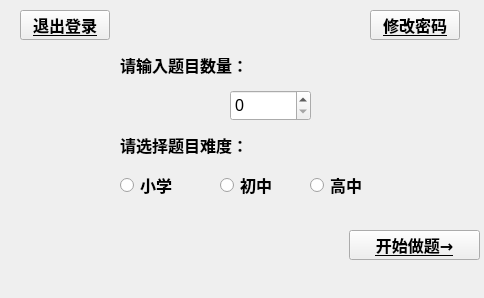
<?xml version="1.0" encoding="UTF-8"?>
<ui version="4.0">
 <class>chooseForm</class>
 <widget class="QWidget" name="chooseForm">
  <property name="geometry">
   <rect>
    <x>0</x>
    <y>0</y>
    <width>484</width>
    <height>298</height>
   </rect>
  </property>
  <property name="acceptDrops">
   <bool>false</bool>
  </property>
  <property name="windowTitle">
   <string>题题会</string>
  </property>
  <widget class="QPushButton" name="backButton">
   <property name="geometry">
    <rect>
     <x>20</x>
     <y>10</y>
     <width>90</width>
     <height>30</height>
    </rect>
   </property>
   <property name="font">
    <font>
     <family>黑体</family>
     <pointsize>12</pointsize>
     <weight>75</weight>
     <bold>true</bold>
     <underline>true</underline>
    </font>
   </property>
   <property name="cursor">
    <cursorShape>PointingHandCursor</cursorShape>
   </property>
   <property name="styleSheet">
    <string notr="true">border-image: url(:/button/button.png);</string>
   </property>
   <property name="text">
    <string>退出登录</string>
   </property>
  </widget>
  <widget class="QPushButton" name="startButton">
   <property name="geometry">
    <rect>
     <x>349</x>
     <y>230</y>
     <width>131</width>
     <height>30</height>
    </rect>
   </property>
   <property name="font">
    <font>
     <family>黑体</family>
     <pointsize>12</pointsize>
     <weight>75</weight>
     <bold>true</bold>
     <underline>true</underline>
    </font>
   </property>
   <property name="cursor">
    <cursorShape>PointingHandCursor</cursorShape>
   </property>
   <property name="styleSheet">
    <string notr="true">border-image: url(:/button/button.png);</string>
   </property>
   <property name="text">
    <string>开始做题→</string>
   </property>
  </widget>
  <widget class="QLabel" name="tipLabel">
   <property name="geometry">
    <rect>
     <x>120</x>
     <y>50</y>
     <width>160</width>
     <height>30</height>
    </rect>
   </property>
   <property name="font">
    <font>
     <family>黑体</family>
     <pointsize>12</pointsize>
     <weight>75</weight>
     <bold>true</bold>
    </font>
   </property>
   <property name="text">
    <string>请输入题目数量：</string>
   </property>
   <property name="alignment">
    <set>Qt::AlignLeading|Qt::AlignLeft|Qt::AlignVCenter</set>
   </property>
  </widget>
  <widget class="QRadioButton" name="primaryButton">
   <property name="geometry">
    <rect>
     <x>120</x>
     <y>170</y>
     <width>70</width>
     <height>30</height>
    </rect>
   </property>
   <property name="font">
    <font>
     <family>黑体</family>
     <pointsize>12</pointsize>
     <weight>75</weight>
     <bold>true</bold>
    </font>
   </property>
   <property name="text">
    <string>小学</string>
   </property>
  </widget>
  <widget class="QRadioButton" name="middleButton">
   <property name="geometry">
    <rect>
     <x>220</x>
     <y>170</y>
     <width>70</width>
     <height>30</height>
    </rect>
   </property>
   <property name="font">
    <font>
     <family>黑体</family>
     <pointsize>12</pointsize>
     <weight>75</weight>
     <bold>true</bold>
    </font>
   </property>
   <property name="text">
    <string>初中</string>
   </property>
  </widget>
  <widget class="QRadioButton" name="highButton">
   <property name="geometry">
    <rect>
     <x>310</x>
     <y>170</y>
     <width>70</width>
     <height>30</height>
    </rect>
   </property>
   <property name="font">
    <font>
     <family>黑体</family>
     <pointsize>12</pointsize>
     <weight>75</weight>
     <bold>true</bold>
    </font>
   </property>
   <property name="text">
    <string>高中</string>
   </property>
  </widget>
  <widget class="QPushButton" name="changeSecretButton">
   <property name="geometry">
    <rect>
     <x>370</x>
     <y>10</y>
     <width>90</width>
     <height>30</height>
    </rect>
   </property>
   <property name="font">
    <font>
     <family>黑体</family>
     <pointsize>12</pointsize>
     <weight>75</weight>
     <bold>true</bold>
     <underline>true</underline>
    </font>
   </property>
   <property name="cursor">
    <cursorShape>PointingHandCursor</cursorShape>
   </property>
   <property name="styleSheet">
    <string notr="true">border-image: url(:/button/button.png);</string>
   </property>
   <property name="text">
    <string>修改密码</string>
   </property>
  </widget>
  <widget class="QSpinBox" name="quesNumberBox">
   <property name="geometry">
    <rect>
     <x>230</x>
     <y>90</y>
     <width>81</width>
     <height>31</height>
    </rect>
   </property>
   <property name="font">
    <font>
     <pointsize>12</pointsize>
    </font>
   </property>
   <property name="cursor">
    <cursorShape>ArrowCursor</cursorShape>
   </property>
  </widget>
  <widget class="QLabel" name="tipLabel_2">
   <property name="geometry">
    <rect>
     <x>120</x>
     <y>130</y>
     <width>160</width>
     <height>30</height>
    </rect>
   </property>
   <property name="font">
    <font>
     <family>黑体</family>
     <pointsize>12</pointsize>
     <weight>75</weight>
     <bold>true</bold>
    </font>
   </property>
   <property name="text">
    <string>请选择题目难度：</string>
   </property>
   <property name="alignment">
    <set>Qt::AlignLeading|Qt::AlignLeft|Qt::AlignVCenter</set>
   </property>
  </widget>
  <widget class="QLabel" name="label">
   <property name="geometry">
    <rect>
     <x>-10</x>
     <y>-70</y>
     <width>501</width>
     <height>431</height>
    </rect>
   </property>
   <property name="minimumSize">
    <size>
     <width>501</width>
     <height>431</height>
    </size>
   </property>
   <property name="maximumSize">
    <size>
     <width>501</width>
     <height>431</height>
    </size>
   </property>
   <property name="styleSheet">
    <string notr="true">image: url(:/login/login_400_250.png);</string>
   </property>
   <property name="text">
    <string/>
   </property>
  </widget>
  <zorder>label</zorder>
  <zorder>backButton</zorder>
  <zorder>startButton</zorder>
  <zorder>tipLabel</zorder>
  <zorder>primaryButton</zorder>
  <zorder>middleButton</zorder>
  <zorder>highButton</zorder>
  <zorder>changeSecretButton</zorder>
  <zorder>quesNumberBox</zorder>
  <zorder>tipLabel_2</zorder>
 </widget>
 <resources>
  <include location="back.qrc"/>
 </resources>
 <connections>
  <connection>
   <sender>backButton</sender>
   <signal>clicked()</signal>
   <receiver>chooseForm</receiver>
   <slot>backToLogin()</slot>
   <hints>
    <hint type="sourcelabel">
     <x>88</x>
     <y>31</y>
    </hint>
    <hint type="destinationlabel">
     <x>255</x>
     <y>25</y>
    </hint>
   </hints>
  </connection>
  <connection>
   <sender>startButton</sender>
   <signal>clicked()</signal>
   <receiver>chooseForm</receiver>
   <slot>startDoing()</slot>
   <hints>
    <hint type="sourcelabel">
     <x>468</x>
     <y>337</y>
    </hint>
    <hint type="destinationlabel">
     <x>493</x>
     <y>329</y>
    </hint>
   </hints>
  </connection>
  <connection>
   <sender>changeSecretButton</sender>
   <signal>clicked()</signal>
   <receiver>chooseForm</receiver>
   <slot>changeSecret()</slot>
   <hints>
    <hint type="sourcelabel">
     <x>453</x>
     <y>23</y>
    </hint>
    <hint type="destinationlabel">
     <x>478</x>
     <y>79</y>
    </hint>
   </hints>
  </connection>
 </connections>
 <slots>
  <slot>backToLogin()</slot>
  <slot>startDoing()</slot>
  <slot>changeSecret()</slot>
 </slots>
</ui>
